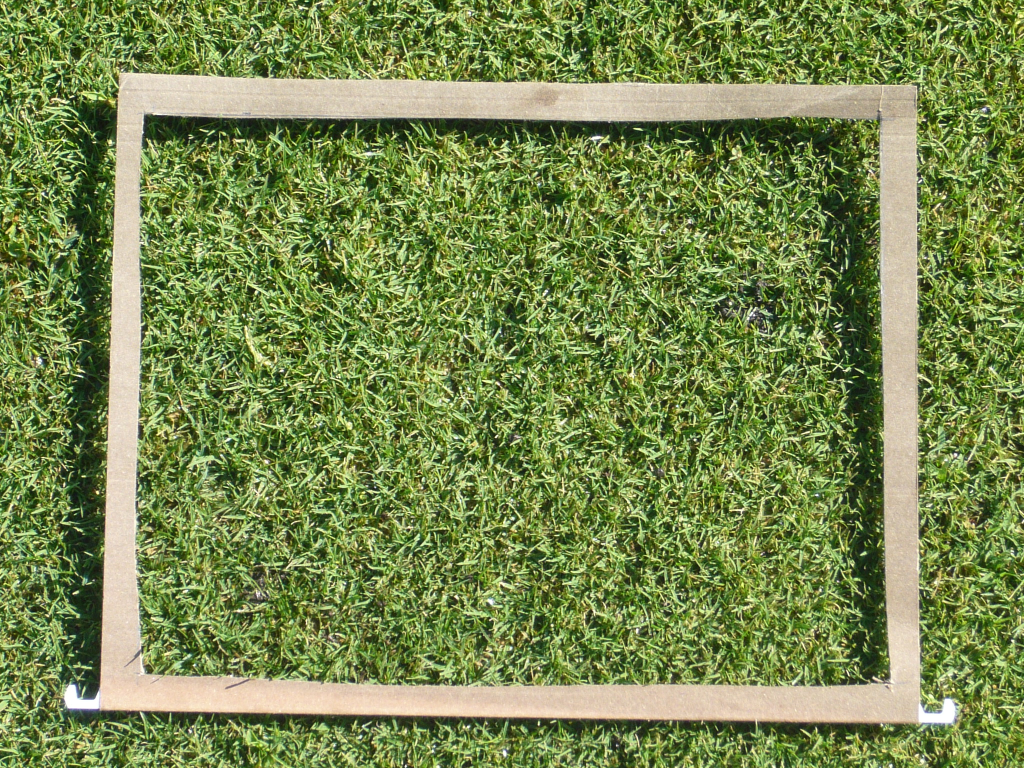
#> input picture data/original/Patch 7.JPG, 2048 x 1536 px, found by its file name (shown at 1/2 size)
$ python plot_contours.py
#> lines starting #> are read from the running program, lines starting #| are printed output that depends on the picture
"""
===============
Contour finding
===============

``skimage.measure.find_contours`` uses a marching squares method to find
constant valued contours in an image.  Array values are linearly interpolated
to provide better precision of the output contours.  Contours which intersect
the image edge are open; all others are closed.

The `marching squares algorithm
<http://www.essi.fr/~lingrand/MarchingCubes/algo.html>`__ is a special case of
the marching cubes algorithm (Lorensen, William and Harvey E. Cline. Marching
Cubes: A High Resolution 3D Surface Construction Algorithm. Computer Graphics
(SIGGRAPH 87 Proceedings) 21(4) July 1987, p. 163-170).

"""
import matplotlib.pyplot as plt
from scipy.ndimage import uniform_filter

from skimage import measure
from skimage import io
from skimage import color
from skimage import transform
from skimage.viewer import ImageViewer


image = io.imread(
    "D:\\Dropbox\\Turfgrass software project\\Pictures taken\\Patch 7.JPG")
#> image is the input picture: shape (1536, 2048, 3); mean R, G, B 118.7, 135.7, 77.8
image = transform.resize(image, (800, 800))
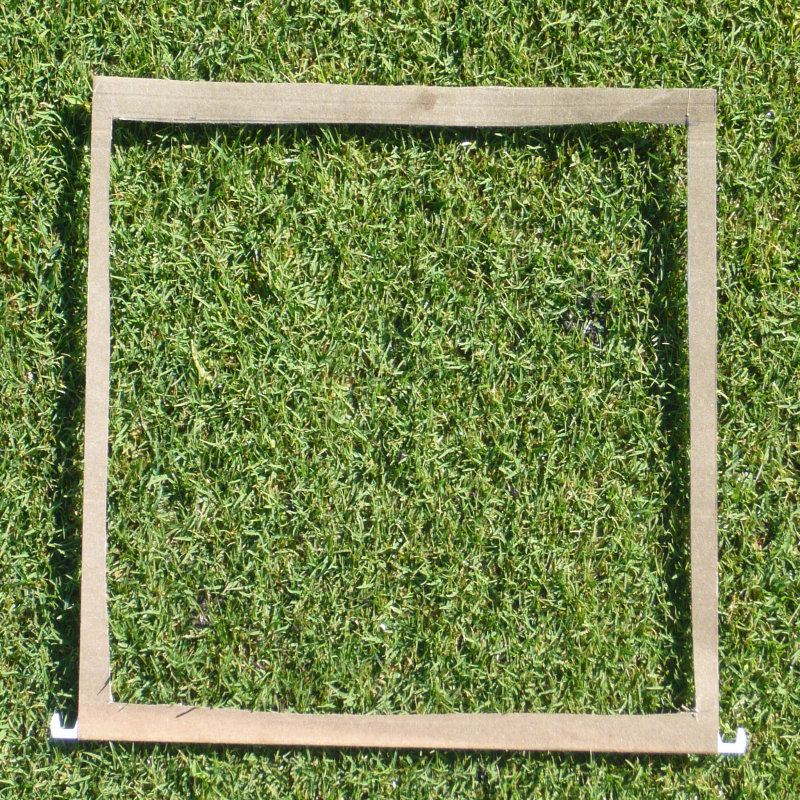
#> image: shape (800, 800, 3) float64; mean R, G, B 0.466, 0.532, 0.305
image_grey = color.rgb2gray(image)
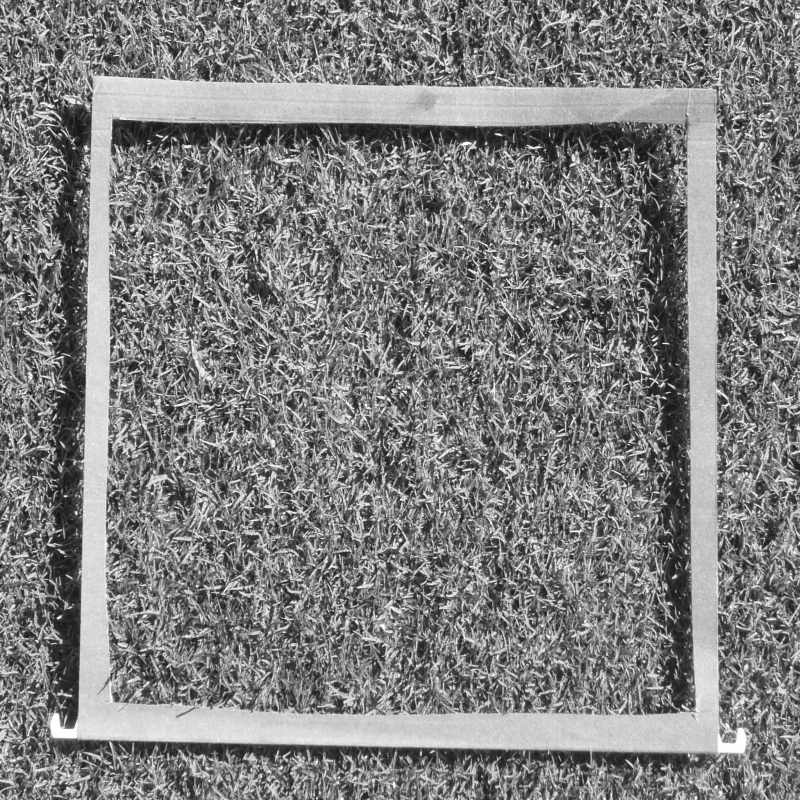
#> image_grey: shape (800, 800) float64; min 0.0716, max 1, mean 0.502
image_grey = uniform_filter(image_grey)
ImageViewer(image_grey).show()
#> (this line was passed over: skimage is not available in this run)

contours = measure.find_contours(image_grey, 0.75, fully_connected='high')
#> contours = 2225 point arrays, longest 7015 points
print(len(contours))
#| 2225

# Display the image and plot all contours found
fig, ax = plt.subplots()
ax.imshow(image_grey, interpolation='nearest', cmap=plt.cm.gray)

for n, contour in enumerate(contours):
    ax.plot(contour[:, 1], contour[:, 0], linewidth=2)
#> this loop made 2225 passes
#> contour on passes 5, 6, 8: [[0, 303], [0.0905, 303], [0, 303]], [[0, 316.5], [0.137, 316], [0.0183, 315], [0, 315]], [[0, 332.6], [0.37, 332], [0, 331]]

ax.axis('image')
ax.set_xticks([])
ax.set_yticks([])
plt.show()
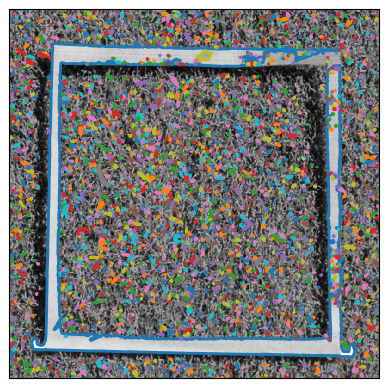
#> figure drawn by matplotlib, 1 panel

$ run again, with data/original/Patch 10.JPG copied over data/original/Patch 7.JPG
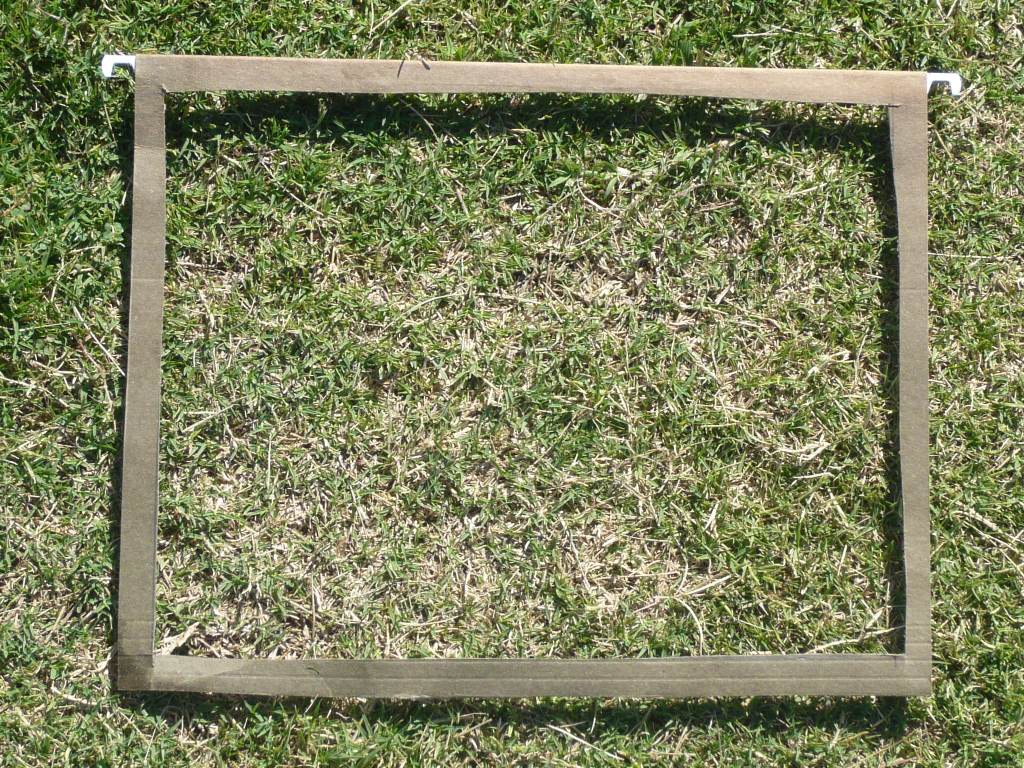
#> input picture data/original/Patch 10.JPG, 2048 x 1536 px, found by its file name (shown at 1/2 size)
#> image is the input picture: shape (1536, 2048, 3); mean R, G, B 126.8, 130.9, 93.1
#> image: shape (800, 800, 3) float64
#> `image_grey = color.rgb2gray(image)`:
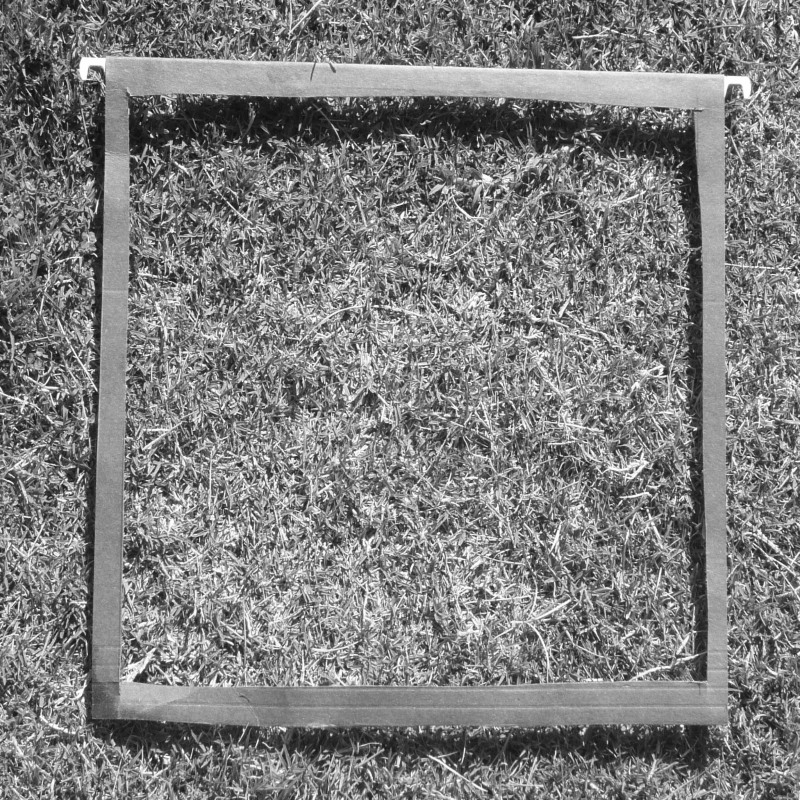
#> image_grey: shape (800, 800) float64; min 0.0488, max 1, mean 0.499
#> contours = 2605 point arrays, longest 1405 points
#| 2605
#> the loop `for n, contour in enumerate(contours):` made 2605 passes
#> contour on passes 3, 5, 7: [[0, 433.9], [0.0902, 433], [0, 432.9]], [[0, 723.3], [0.729, 723], [0, 722.5]], [[0, 746.1], [0.178, 746], [0, 745.9]]
#> `plt.show()`:
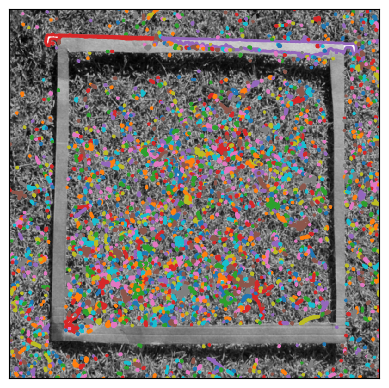
#> figure drawn by matplotlib, 1 panel

$ run again, with data/original/Patch 2.JPG copied over data/original/Patch 7.JPG
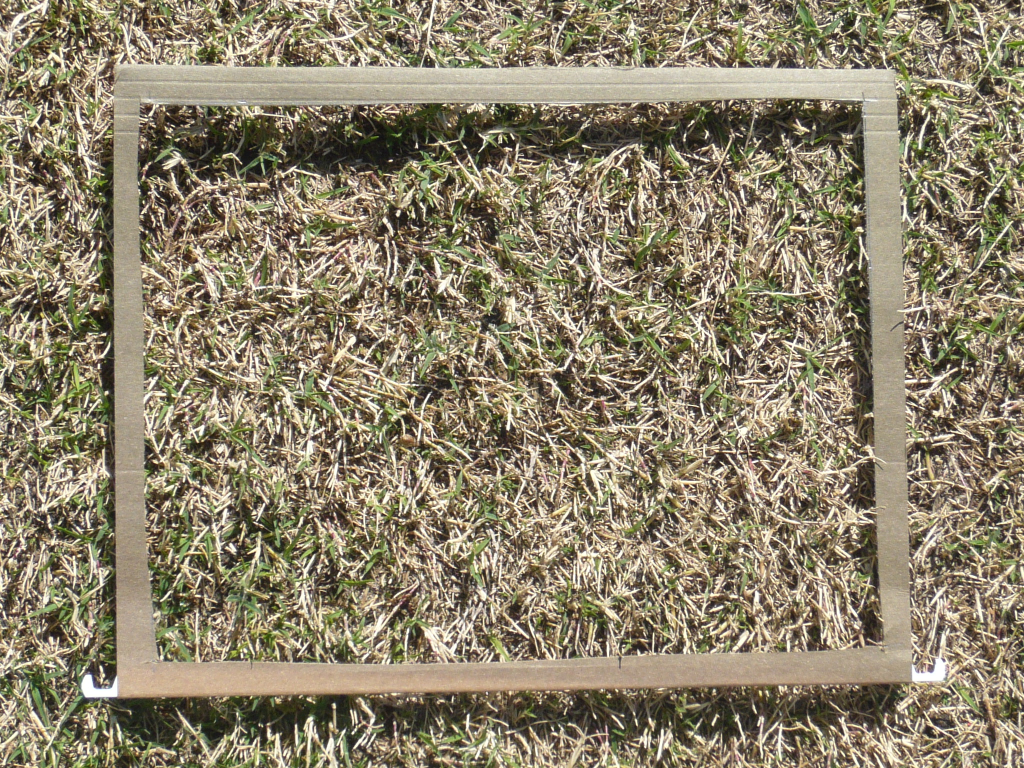
#> input picture data/original/Patch 2.JPG, 2048 x 1536 px, found by its file name (shown at 1/2 size)
#> image is the input picture: shape (1536, 2048, 3); mean R, G, B 139.7, 129.6, 106.2
#> image: shape (800, 800, 3) float64
#> `image_grey = color.rgb2gray(image)`:
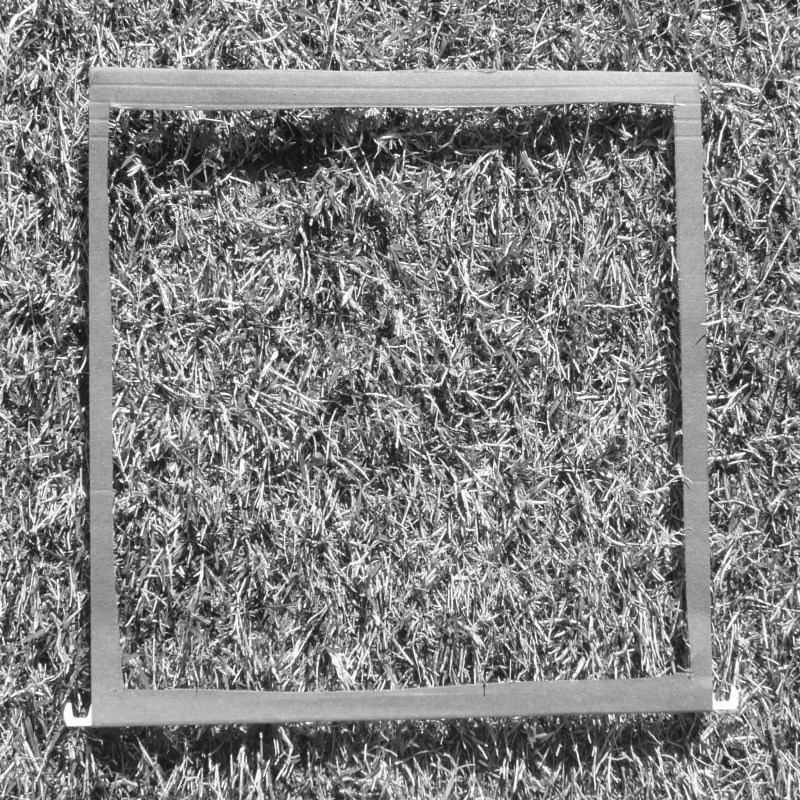
#> image_grey: shape (800, 800) float64; min 0.0576, max 1, mean 0.51
#> contours = 3102 items
#| 3102
#> the loop `for n, contour in enumerate(contours):` made 3102 passes
#> contour on passes 1, 10, 18: [[0, 9.12], [0.237, 9], [0.516, 8], [0, 7.66]], [[0, 172.2], [0.285, 172], [0.0146, 171], [0, 171]], [[0, 292.5], [0.652, 292], [0.026, 291], [0, 291]]
#> `plt.show()`:
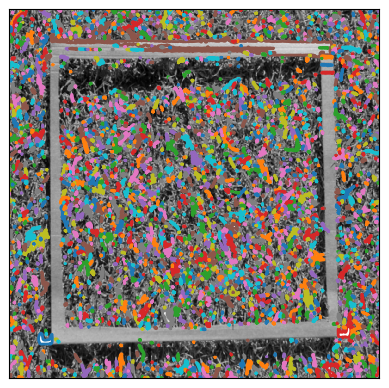
#> figure drawn by matplotlib, 1 panel

$ run again, with data/original/Patch 3.JPG copied over data/original/Patch 7.JPG
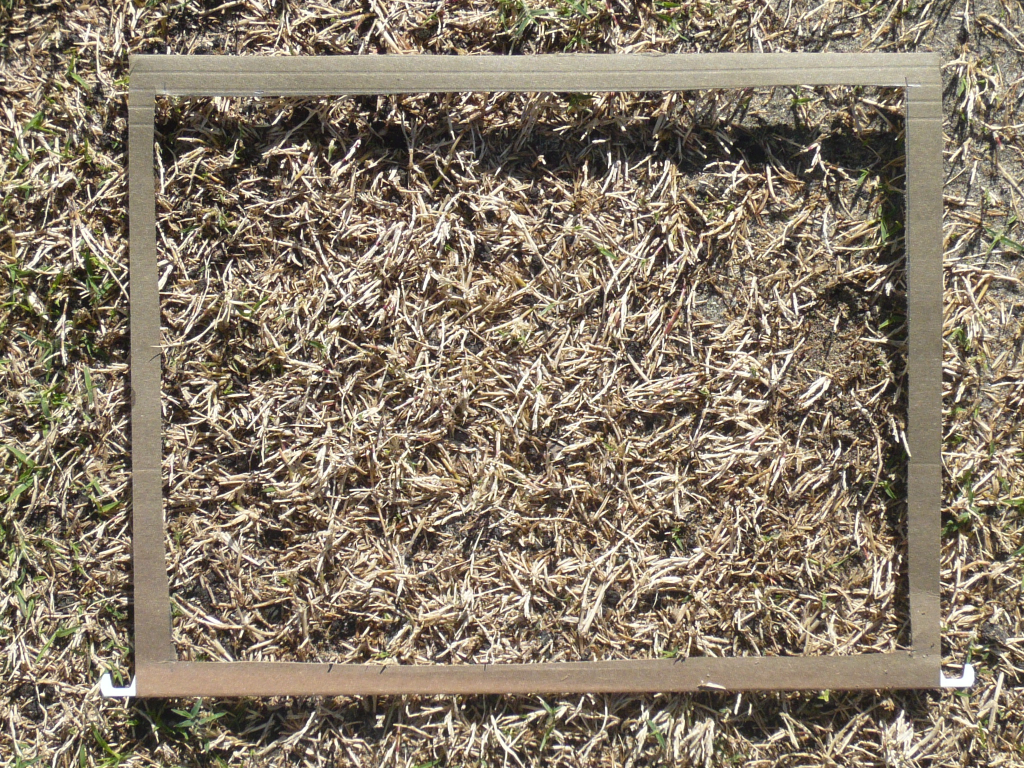
#> input picture data/original/Patch 3.JPG, 2048 x 1536 px, found by its file name (shown at 1/2 size)
#> image is the input picture: shape (1536, 2048, 3); mean R, G, B 135.9, 123, 105.1
#> image: shape (800, 800, 3) float64
#> `image_grey = color.rgb2gray(image)`:
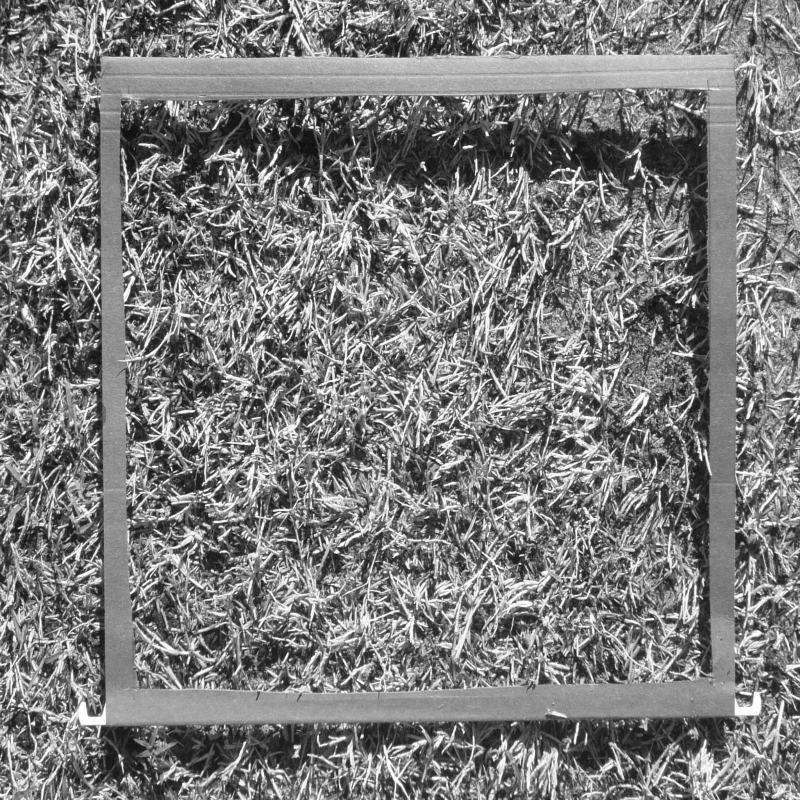
#> image_grey: shape (800, 800) float64; min 0.0591, max 1, mean 0.488
#> contours = 2809 point arrays, longest 745 points
#| 2809
#> the loop `for n, contour in enumerate(contours):` made 2809 passes
#> contour on passes 2, 21, 26: [[0, 91.18], [0.233, 91], [0, 90.92]], [[0, 489.4], [0.359, 489], [0, 488.3]], [[0, 618.1], [0.833, 618], [0, 617.3]]
#> `plt.show()`:
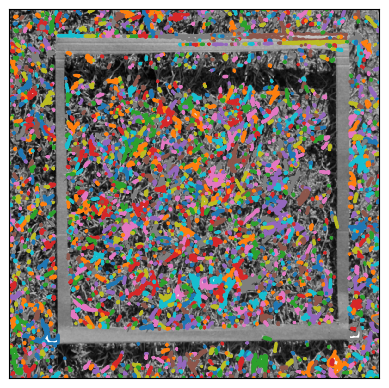
#> figure drawn by matplotlib, 1 panel
